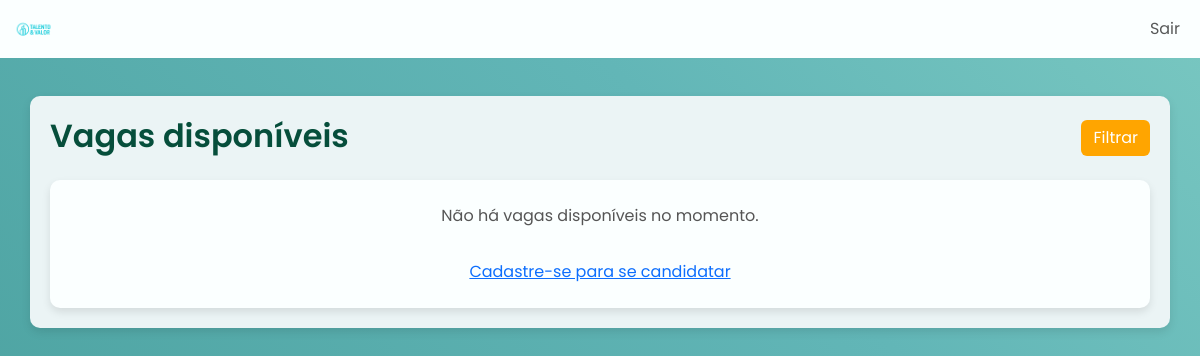
The page /listar-vagas/ on the database as committed earlier.
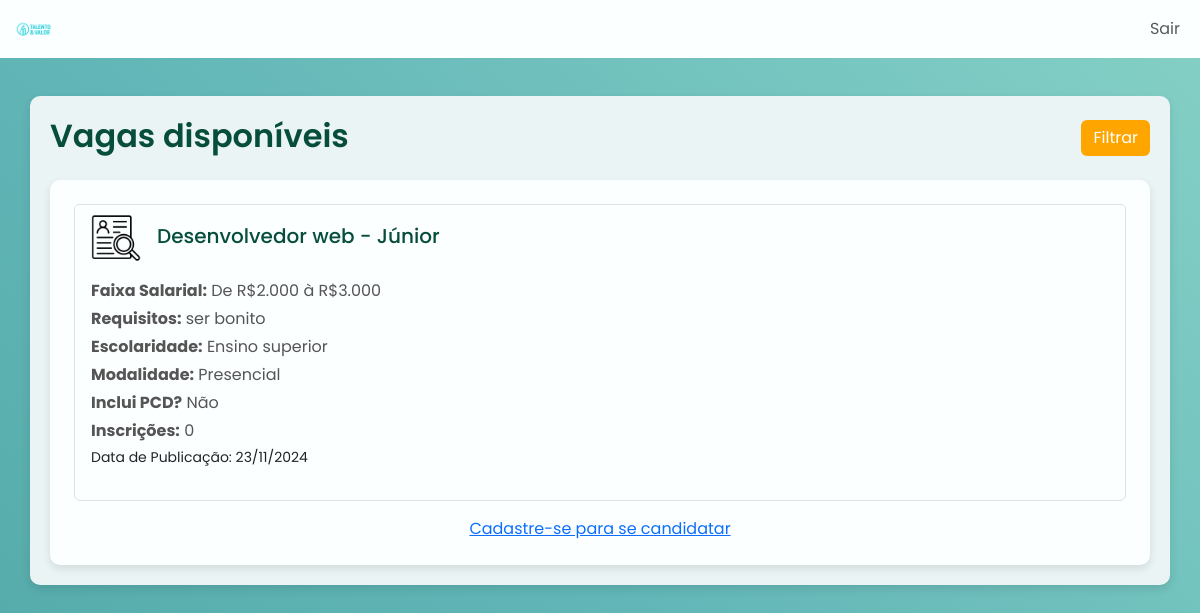
The same page on the database as committed later.
### vaga/models.py (models this page shows, shortened)
class Vaga(models.Model):
    class Modalidade(models.IntegerChoices):
        PRESENCIAL = 1, 'Presencial'
        HIBRIDA = 2, 'Híbrida'
        REMOTO = 3, 'Remoto'
    class FaixasSalario(models.IntegerChoices):
        ATÉ_1000 = 1, 'Até R$1.000'
        DE_1000_A_2000 = 2, 'De R$1.000 à R$2.000'
        DE_2000_A_3000 = 3, 'De R$2.000 à R$3.000'
        ACIMA_DE_3000 = 4, 'Acima de R$3.000'
    class Escolaridade(models.IntegerChoices):
        FUNDAMENTAL = 1, 'Ensino fundamental'
        TECNOLOGO = 2, 'Tecnólogo'
        SUPERIOR = 3, 'Ensino superior'
        MESTRADO = 4, 'Pós/MBA/Mestrado'
        DOUTORADO = 5, 'Doutorado'
    descricao = models.CharField(max_length=80)
    faixaSalarial = models.IntegerField(choices=FaixasSalario,default=1)
    requisitos = models.TextField()
    escolaridade = models.IntegerField(choices=Escolaridade)
    modalidade = models.IntegerField(choices=Modalidade,default=1)
    indicadorPCD = models.BooleanField(default=False)
    ativo = models.BooleanField(default=False)
    dataInativacao = models.DateField(null=True, blank=True, default=None)
    dataPublicacao = models.DateField(default=date.today)

### vaga/views.py (the view)
# urls.py: path('listar-vagas/', views.listar_vagas, name='vagas'),
def listar_vagas(request):
    sessao_ativa = 'participante_id' in request.session
    superusuario = request.session.get('is_superuser', False)
    vagas = Vaga.objects.filter(aplicaFiltrosVaga(request)
            ).annotate(qtd_participantes=Count('candidatura')
            ).prefetch_related(
                Prefetch('candidatura_set', queryset=Candidatura.objects.select_related('participanteId'))
            )
    filtros = filtrosVaga(request)
    context = {
        'vagas': vagas,
        "modalidades": Vaga.Modalidade.choices,
        "faixa_salarios": Vaga.FaixasSalario.choices,
        "escolaridades": Vaga.Escolaridade.choices,
        'sessao': sessao_ativa,
        'superUser': superusuario,
        'filtros': filtros
    }
    return render(request, 'vagas/vagas.html', context)

### templates/vagas/vagas.html (shortened to what this page needs)
<!DOCTYPE html>
<html lang="en">
<head>
    {% include 'base.html' %}
    {% load static %}
    <link rel="stylesheet" href="{% static 'css/style2.css' %}">
</head>
<body>
    {% include 'navbar.html' %}
    <div class="container mt-5">
        <div class="d-flex justify-content-between align-items-center mb-4">
            <h2 class="textTitle mb-0">Vagas disponíveis</h2>
            <div>
                <button type="button" class="btn btn-outline-primary btn-custom mt-1" data-bs-toggle="modal"
                    data-bs-target="#modalFiltroVagas">
                    Filtrar
                </button>
            </div>
        </div>
        <div class="card p-4">
            {% include 'vagas/listaVagas.html' %}
        </div>
    </div>
</body>
</html>

### templates/base.html (shortened to what this page needs)
<link href="https://cdn.jsdelivr.net/npm/bootstrap@5.3.0-alpha1/dist/css/bootstrap.min.css" rel="stylesheet">

### templates/navBar.html (shortened to what this page needs)
<nav class="navbar navbar-expand-lg navbar-light bg-light fixed-top">
  <div class="container-fluid">
      {% if superUser == True %}
            <a class="navbar-brand" href="/dashboard">
       {%else%}
            <a class="navbar-brand" href="/listar-vagas">
       {%endif%}
          <img src="/static/img/logo.png" alt="Logo" class="header-image" height="30px">
      </a>
      <div class="collapse navbar-collapse" id="navbarNav">
          <ul class="navbar-nav ms-auto">
              <li class="nav-item">
                  <a class="nav-link" href="/logout">
                      Sair
                  </a>
              </li>
          </ul>
      </div>
  </div>
</nav>

### templates/vagas/listaVagas.html (shortened to what this page needs)
<div class="list-group" id="vagas-lista">
    {% if vagas %}
        {% for vaga in vagas %}
            {% if superUser == True %}
                <a href="#" class="list-group-item list-group-item-action">
            {% else %}
                <a href="#" class="list-group-item list-group-item-action"
                data-bs-toggle="modal" data-bs-target="#modalVaga-{{ vaga.id }}"
                data-faixa-salarial="{{ vaga.faixaSalarial }}"
                data-escolaridade="{{ vaga.escolaridade }}"
                data-modalidade="{{ vaga.modalidade }}"
                data-pcd="{{ vaga.indicadorPCD }}">
            {% endif %}
                <div class="d-flex align-items-center mb-3">
                    <img src="/static/img/icon-logo.png" alt="Ícone da empresa" class="me-3" style="width: 50px; height: 50px; object-fit: cover;">
                    <h5 class="mb-1">{{ vaga.descricao }}</h5>
                </div>
                <p class="mb-1"><strong>Faixa Salarial:</strong> {{ vaga.get_faixaSalarial_display }}</p>
                <p class="mb-1"><strong>Requisitos:</strong> {{ vaga.requisitos|linebreaksbr }}</p>
                <p class="mb-1"><strong>Escolaridade:</strong> {{ vaga.get_escolaridade_display }}</p>
                <p class="mb-1"><strong>Modalidade:</strong> {{ vaga.get_modalidade_display }}</p>
                <p class="mb-1"><strong>Inclui PCD?</strong> {{ vaga.indicadorPCD|yesno:"Sim,Não" }}</p>
                <p class="mb-1"><strong>Inscrições:</strong> {{ vaga.qtd_participantes }}</p>
                <div class="d-flex justify-content-between align-items-center mb-4">
                    <small>Data de Publicação: {{ vaga.dataPublicacao|date:"d/m/Y" }}</small>
                </div>
            </a>
        {% endfor %}
    {% else %}
        <p class="text-center">Não há vagas disponíveis no momento.</p>
    {% endif %}
</div>
{% if sessao == False %}
    <div class="text-center mt-3">
        <a href="{% url 'logon' %}" class="register-link">Cadastre-se para se candidatar</a>
    </div>
{% endif %}

### static/css/style2.css (style rules this page uses)
body { background: linear-gradient(45deg, #439A97, #62B6B7, #97DECE, #CBEDD5); background-size: 300% 300%; animation: colorAnimation 20s ease infinite; height: 100%; font-family: 'Poppins', Arial, sans-serif; color: #333; }
.navbar { background: #fbffff !important; }
.btn-custom { background-color: #FFA500; color: white; border: none !important; }
#vagas-lista a { background-color: #fbffff; }
h2.textTitle { font-size: 2rem; font-weight: 600; color: #064e3b; }
.card { background: #fbffff; border: none; border-radius: 10px; box-shadow: 0px 4px 8px rgba(0, 0, 0, 0.1); overflow: auto; max-height: 70vh; padding: 15px; scroll-behavior: smooth; }
.card { scroll-behavior: smooth; }
.card h5 { font-size: 1.25rem; font-weight: 500; color: #064e3b; }
.card p { font-size: 1rem; line-height: 1.5; color: #555; }
.container { background: #ebf4f5; padding: 20px; border-radius: 10px; box-shadow: 0px 4px 10px rgba(0, 0, 0, 0.1); }

Rows that differ between the two databases and show on the page:
added Vaga: descricao "Desenvolvedor web - Júnior", faixaSalarial "De R$2.000 à R$3.000", requisitos "ser bonito", escolaridade "Ensino superior", modalidade "Presencial", indicadorPCD "Não", qtd_participantes "0", dataPublicacao "23/11/2024"
Other text that changed with them:
text no longer shown: "Não há vagas disponíveis no momento."
